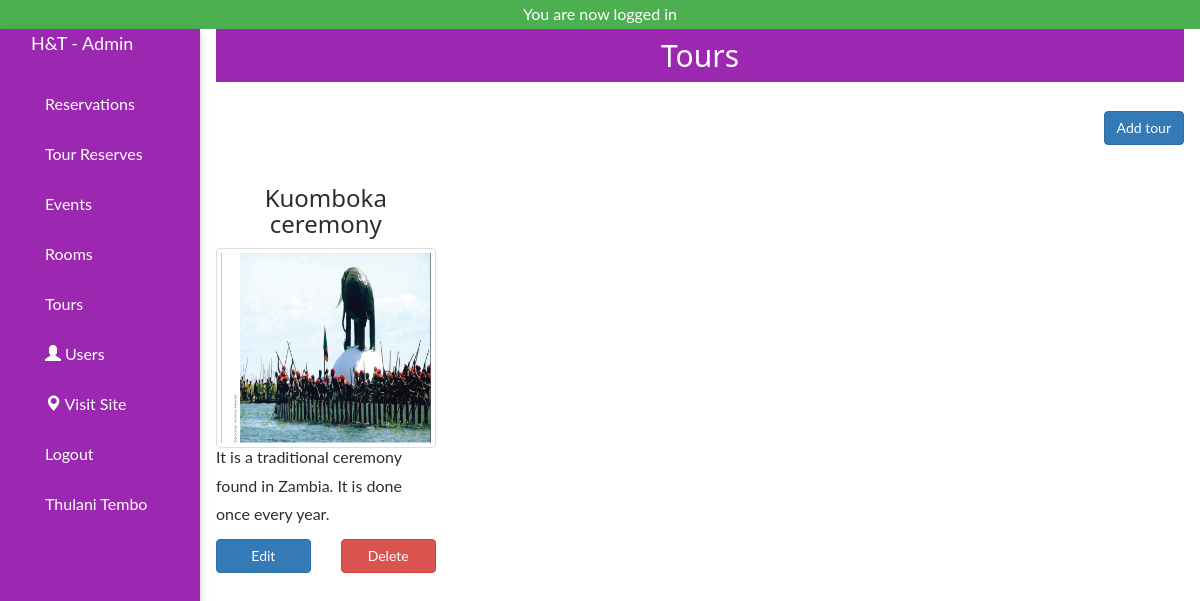
Page /admin/tours.php (signed in) on the committed database.
### tables this page shows
CREATE TABLE `tourism` (
  `id` int(11) NOT NULL,
  `title` varchar(255) NOT NULL,
  `photo` text NOT NULL,
  `location` varchar(255) NOT NULL,
  `details` text NOT NULL,
  `date` date NOT NULL,
  `time` time NOT NULL,
  `price` varchar(255) NOT NULL,
  `reservations` int(11) NOT NULL
);

### admin/tours.php (the view, shortened to what this page needs)
<?php
require_once $_SERVER['DOCUMENT_ROOT'].'/ht/core/core.php';
include 'includes/header.php';
include 'includes/navigation.php';
$sql = $db->query("SELECT * FROM tourism");
?>
<div class="w3-container w3-main" style="margin-left:200px">
  <header class="w3-container w3-purple">
   <h2 class="text-center">Tours</h2>
 </header>
    <div class="row"><br />
        <div class="col-md-12">
            <a href="add_tour.php" class="btn btn-primary pull-right">Add tour</a>
        </div>
        <?php while($tour = mysqli_fetch_assoc($sql)): ?>
            <div class="col-md-3">
                <h3 class="text-center"><?= $tour['title'];?></h3>
                <img src="../<?= $tour['photo'];?>" class="img-thumbnail" style="width:100%; height:200px" alt="pic">
                <div class="section">
                    <section>
                        <p><?= $tour['details'];?></p>
                    </section>
                </div>
                <div class="row">
                    <div class="col-md-6">
                        <a href="add_tour.php?edit=<?=$tour['id'];?>" class="btn btn-primary btn-block ">Edit</a>
                    </div>
                    <div class="col-md-6">
                         <a href="tours.php?delete=<?=$tour['id'];?>" class="btn btn-danger btn-block">Delete</a>
                    </div>
                </div>
            </div>
        <?php endwhile; ?>
    </div>
</div>

### admin/css/w3.css (style rules this page uses)
* { -webkit-box-sizing:border-box;-moz-box-sizing:border-box;box-sizing:border-box }
html { -ms-text-size-adjust:100%;-webkit-text-size-adjust:100% }
body { margin:0 }
article,aside,details,figcaption,figure,footer,header,hgroup,main,menu,nav,section,summary { display:block }
a { -webkit-tap-highlight-color:transparent;background-color:transparent }
img { border:0 }
html,body { font-family:Verdana,sans-serif;font-size:15px;line-height:1.5 }
h1,h2,h3,h4,h5,h6,.w3-slim,.w3-wide { font-family:"Segoe UI",Arial,sans-serif }
h2 { font-size:30px }
h3 { font-size:24px }
h1,h2,h3,h4,h5,h6 { font-weight:400;margin:10px 0 }
img { margin-bottom:-5px }
a { color:inherit }
.w3-main { transition:margin-left .4s }
.w3-container:after,.w3-row:after,.w3-row-padding:after,.w3-topnav:after,.w3-clear:after,.w3-btn-group:before,.w3-btn-group:after { content:"";display:table;clear:both }
.w3-container { padding:0.01em 16px }
.w3-purple,.w3-hover-purple:hover { color:#fff !important;background-color:#9c27b0 !important }

### admin/css/customs.css (style rules this page uses)
body { font: 400 15px Lato, sans-serif; line-height: 1.8; font-size: 16px; color:#2f2d2c; }
.col-md-3 { padding-top: 30px; }

### rows in the picture
tourism: title "Kuomboka ceremony", photo (picture), details "It is a traditional ceremony found in Zambia. It is done once every year."

### other values in the picture
$_SESSION['logged_in'] "You are now logged in"
$user_info['first'] "Thulani"
$user_info['last'] "Tembo"
